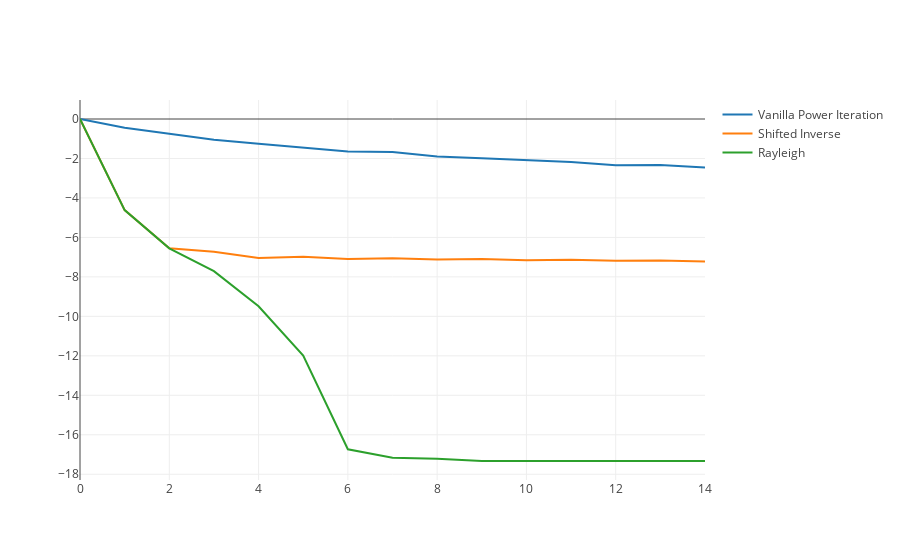

The notebook cell this image was saved under:
### Markdown cell above
### c) ###

### Code cell
# Shifted inverse power iteration algorithm.
shifted_power_iter_errors = [0]
sigma = 0.99
x_2 = init_x(len(A))
x_2 /= norm(x_2)
shifted_inverse = np.linalg.inv(A - sigma * identity)
for i in range(power_iters):
    y = np.matmul(shifted_inverse, x_2)
    x_2 = y / norm(y)
    A_x = np.matmul(A, x_2)
    err = np.log(norm(A_x - x_2))
    shifted_power_iter_errors.append(err)

# Rayleigh quotient iteration algorithm.
# This one gives the lowest error so we will use its result
# for our PageRank analysis.
rayleigh_iter_errors = [0]
sigma = 0.99
x_3 = init_x(len(A))
x_3 /= norm(x_3)
for i in range(power_iters):
    if i > 1:
        numerator = np.matmul(x_3.T, A_x)
        sigma = numerator / np.matmul(x_3.T, x_3)
    shifted_inverse = np.linalg.inv(A - sigma * identity)
    y = np.matmul(shifted_inverse, x_3)
    x_3 = y / norm(y)
    print(np.sum(x_3))
    A_x = np.matmul(A, x_3)
    err = np.log(norm(A_x - x_3))
    rayleigh_iter_errors.append(err)

# Plotting.
trace2 = go.Scatter(
    x = np.arange(len(shifted_power_iter_errors)),
    y = np.array(shifted_power_iter_errors).astype(np.float32),
    mode = 'lines',
    name = 'Shifted Inverse'
)
trace3 = go.Scatter(
    x = np.arange(len(rayleigh_iter_errors)),
    y = np.array(rayleigh_iter_errors).astype(np.float32),
    mode = 'lines',
    name = 'Rayleigh'
)
data = [trace1, trace2, trace3]
py.iplot(data, filename='all-algos-iteration-errors')

### Figure 1 — Plotly figure (JSON) as saved in the notebook; plotly's stock layout.template omitted (floating-point values rounded to 4 significant figures)
{"data": [{"mode": "lines", "name": "Vanilla Power Iteration", "type": "scatter", "uid": "813d61c4-cb60-11e8-b4cc-086266448fb7", "x": [0, 1, 2, 3, 4, 5, 6, 7, 8, 9, 10, 11, 12, 13, 14], "y": [0, -0.4404, -0.7513, -1.053, -1.25, -1.43, -1.648, -1.677, -1.9, -1.989, -2.09, -2.176, -2.34, -2.328, -2.462]}, {"mode": "lines", "name": "Shifted Inverse", "type": "scatter", "uid": "813d61c5-cb60-11e8-b4cc-086266448fb7", "x": [0, 1, 2, 3, 4, 5, 6, 7, 8, 9, 10, 11, 12, 13, 14], "y": [0, -4.615, -6.548, -6.726, -7.043, -6.978, -7.098, -7.049, -7.125, -7.093, -7.154, -7.131, -7.186, -7.167, -7.217]}, {"mode": "lines", "name": "Rayleigh", "type": "scatter", "uid": "813d61c6-cb60-11e8-b4cc-086266448fb7", "x": [0, 1, 2, 3, 4, 5, 6, 7, 8, 9, 10, 11, 12, 13, 14], "y": [0, -4.616, -6.553, -7.713, -9.49, -11.99, -16.74, -17.16, -17.22, -17.32, -17.33, -17.33, -17.33, -17.33, -17.33]}], "layout": {}}
